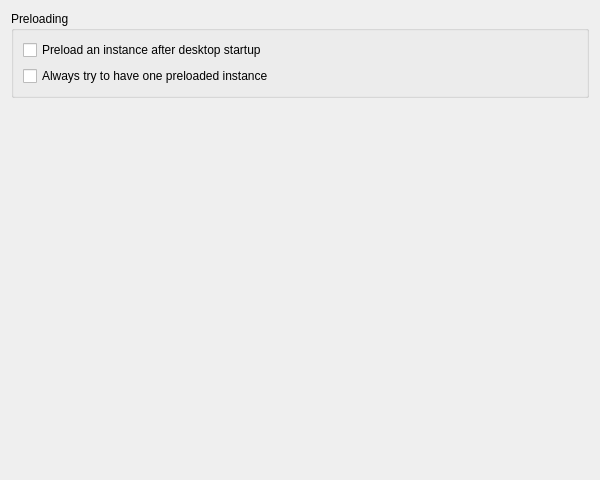
<?xml version="1.0" encoding="UTF-8"?>
<ui version="4.0">
 <class>KCMPerformance::Konqueror_ui</class>
 <widget class="QWidget" name="KCMPerformance::Konqueror_ui">
  <property name="geometry">
   <rect>
    <x>0</x>
    <y>0</y>
    <width>600</width>
    <height>480</height>
   </rect>
  </property>
  <layout class="QVBoxLayout">
   <item>
    <widget class="QGroupBox" name="groupBox1">
     <property name="title">
      <string>Preloading</string>
     </property>
     <layout class="QVBoxLayout">
      <item>
       <widget class="QCheckBox" name="cb_preload_on_startup">
        <property name="text">
         <string>Preload an instance after desktop startup</string>
        </property>
       </widget>
      </item>
      <item>
       <widget class="QCheckBox" name="cb_always_have_preloaded">
        <property name="text">
         <string>Always try to have one preloaded instance</string>
        </property>
       </widget>
      </item>
     </layout>
    </widget>
   </item>
   <item>
    <spacer name="spacer1">
     <property name="orientation">
      <enum>Qt::Vertical</enum>
     </property>
     <property name="sizeType">
      <enum>QSizePolicy::Expanding</enum>
     </property>
     <property name="sizeHint" stdset="0">
      <size>
       <width>20</width>
       <height>160</height>
      </size>
     </property>
    </spacer>
   </item>
  </layout>
 </widget>
 <resources/>
 <connections/>
</ui>
